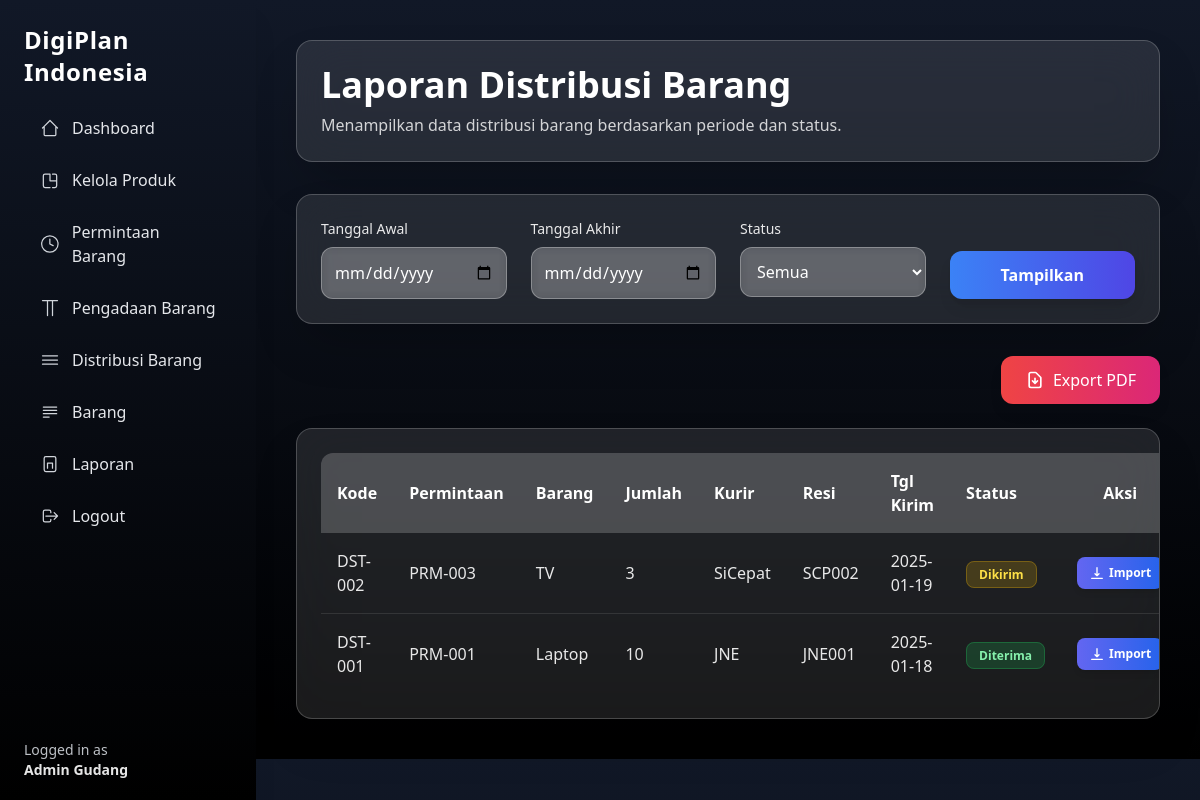
The page /admin/reports/distribution.php (signed in) on the database as committed earlier.
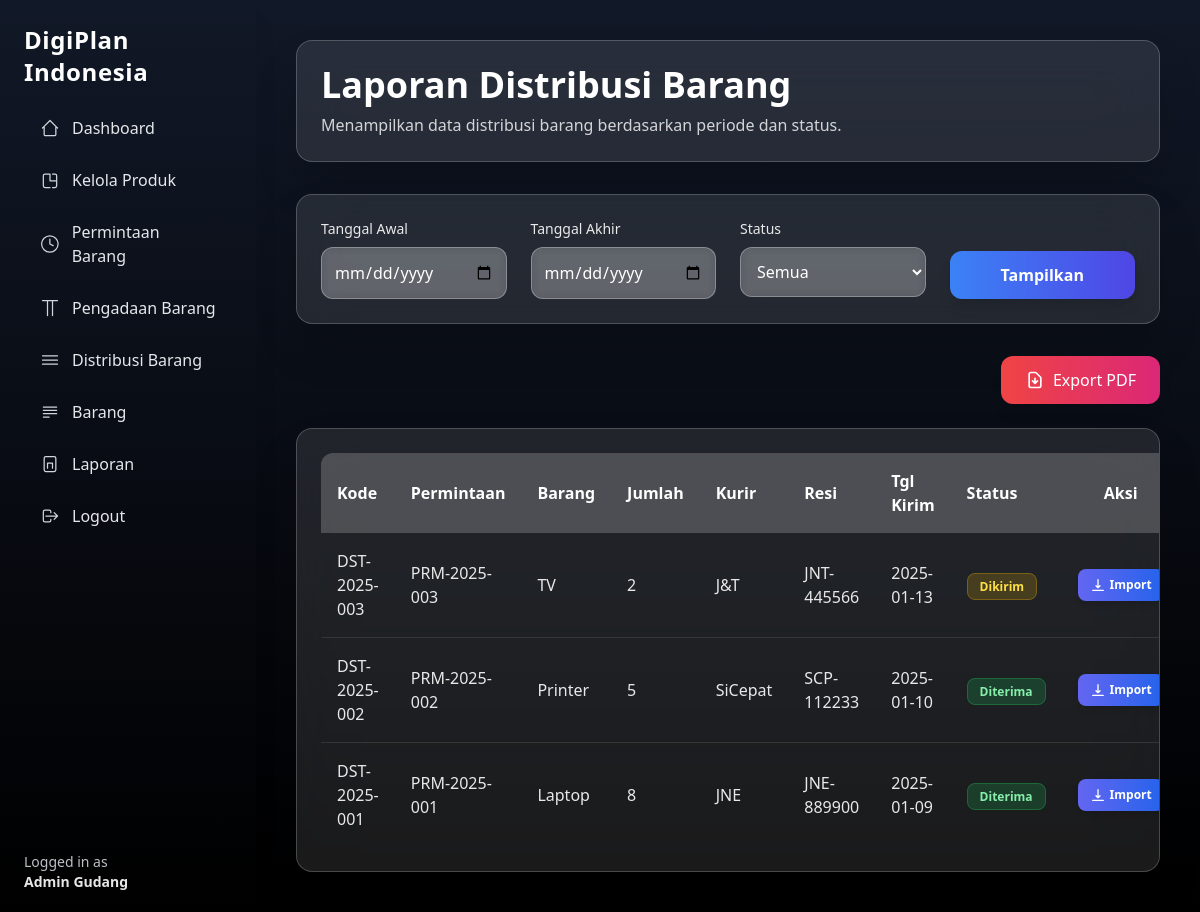
The same page on the database as committed later.
### tables this page shows
CREATE TABLE distribusi_barang (
  id INT AUTO_INCREMENT PRIMARY KEY,
  kode_distribusi VARCHAR(50) UNIQUE,
  pengadaan_id INT,
  permintaan_id INT,
  admin_id INT,
  alamat_pengiriman VARCHAR(255),
  kurir VARCHAR(100),
  no_resi VARCHAR(100),
  tanggal_kirim DATE,
  tanggal_terima DATE,
  status_distribusi ENUM('siap_dikirim','dikirim','diterima','dibatalkan'),
  created_at TIMESTAMP DEFAULT CURRENT_TIMESTAMP,
  deleted_at DATETIME DEFAULT NULL,
  FOREIGN KEY (pengadaan_id) REFERENCES pengadaan_barang(id),
  FOREIGN KEY (permintaan_id) REFERENCES permintaan_barang(id),
  FOREIGN KEY (admin_id) REFERENCES users(id)
);

CREATE TABLE permintaan_barang (
  id INT AUTO_INCREMENT PRIMARY KEY,
  kode_permintaan VARCHAR(50) UNIQUE,
  user_id INT,
  nama_barang VARCHAR(100),
  merk VARCHAR(100),
  warna VARCHAR(100),
  jumlah INT,
  status ENUM(
    'diajukan','ditolak','dibatalkan',
    'disetujui','dalam_pengadaan',
    'siap_distribusi','selesai'
  ),
  admin_id INT,
  tanggal_verifikasi DATETIME,
  catatan_admin TEXT,
  created_at TIMESTAMP DEFAULT CURRENT_TIMESTAMP,
  deleted_at DATETIME DEFAULT NULL,
  FOREIGN KEY (user_id) REFERENCES users(id),
  FOREIGN KEY (admin_id) REFERENCES users(id)
);

### admin/reports/distribution.php (the view, shortened to what the changed rows need)
<?php
require '../../include/conn.php';
$where = "WHERE 1=1";
$query = "
SELECT d.*,
       pm.kode_permintaan,
       pm.nama_barang,
       pm.jumlah
FROM distribusi_barang d
JOIN permintaan_barang pm ON d.permintaan_id = pm.id
$where
ORDER BY d.tanggal_kirim DESC
";
$result = mysqli_query($conn, $query);
?>
<!DOCTYPE html>
<html lang="id">
<head>
  <script src="https://cdn.tailwindcss.com"></script>
</head>
<body class="bg-gradient-to-b from-gray-900 to-black text-white">
  <?php include '../../include/layouts/sidebar-admin.php'; ?>
  <main class="ml-64 p-10 flex-1">
    <div class="max-w-7xl mx-auto">
      <div class="backdrop-blur-xl bg-white/10 border border-white/20 p-6 rounded-2xl shadow-2xl mb-8">
        <h1 class="text-4xl font-bold text-white mb-2">Laporan Distribusi Barang</h1>
      </div>
      <div class="backdrop-blur-xl bg-white/10 border border-white/20 p-6 rounded-2xl shadow-2xl overflow-x-auto">
        <table class="w-full border-collapse rounded-xl overflow-hidden">
          <thead>
            <tr class="bg-white/20 text-white">
              <th class="p-4 text-left">Kode</th>
              <th class="p-4 text-left">Permintaan</th>
              <th class="p-4 text-left">Barang</th>
              <th class="p-4 text-left">Jumlah</th>
              <th class="p-4 text-left">Kurir</th>
              <th class="p-4 text-left">Resi</th>
              <th class="p-4 text-left">Tgl Kirim</th>
              <th class="p-4 text-left">Status</th>
              <th class="p-4 text-center">Aksi</th>
            </tr>
          </thead>
          <tbody class="divide-y divide-white/10">
            <?php while ($row = mysqli_fetch_assoc($result)): ?>
              <tr class="hover:bg-white/5 transition-colors duration-200">
                <td class="p-4 text-white/90 font-medium"><?= $row['kode_distribusi'] ?></td>
                <td class="p-4 text-white/90"><?= $row['kode_permintaan'] ?></td>
                <td class="p-4 text-white/90"><?= $row['nama_barang'] ?></td>
                <td class="p-4 text-white/90"><?= $row['jumlah'] ?></td>
                <td class="p-4 text-white/90"><?= $row['kurir'] ?></td>
                <td class="p-4 text-white/90"><?= $row['no_resi'] ?></td>
                <td class="p-4 text-white/90"><?= $row['tanggal_kirim'] ?></td>
                <td class="p-4">
                  <span class="px-3 py-1 rounded-lg text-xs font-semibold
<?= $row['status_distribusi'] == 'diterima'
                ? 'bg-green-500/20 text-green-300 border border-green-500/30'
                : ($row['status_distribusi'] == 'dibatalkan'
                  ? 'bg-red-500/20 text-red-300 border border-red-500/30'
                  : 'bg-yellow-500/20 text-yellow-300 border border-yellow-500/30')
?>">
                    <?= ucfirst($row['status_distribusi']) ?>
                  </span>
                </td>
                <td class="p-4 text-center">
                  <a href="../single-report-pdf/distribution.php?kode=<?= $row['kode_distribusi'] ?>"
                    target="_blank"
                    class="inline-flex items-center px-3 py-2 bg-gradient-to-r from-indigo-500 to-blue-600
            hover:from-indigo-600 hover:to-blue-700 text-white text-xs font-semibold
            rounded-lg shadow-md transform hover:scale-105 transition-all duration-200">
                    <svg class="w-4 h-4 mr-1" fill="none" stroke="currentColor" viewBox="0 0 24 24">
                      <path stroke-linecap="round" stroke-linejoin="round" stroke-width="2"
                        d="M12 4v12m0 0l-3-3m3 3l3-3m5 7H4" />
                    </svg>
                    Import
                  </a>
                </td>
              </tr>
            <?php endwhile; ?>
          </tbody>
        </table>
      </div>
    </div>
  </main>
</body>
</html>

Rows that differ between the two databases and show on the page:
added distribusi_barang: kode_distribusi "DST-2025-003", permintaan.kode_permintaan "PRM-2025-003", permintaan.nama_barang "TV", permintaan.jumlah "2", kurir "J&T", no_resi "JNT-445566", tanggal_kirim "2025-01-13", status_distribusi "Dikirim"
changed distribusi_barang "SiCepat": kode_distribusi "DST-002" → "DST-2025-002"; permintaan.kode_permintaan "PRM-003" → "PRM-2025-002"; permintaan.nama_barang "TV" → "Printer"; permintaan.jumlah "3" → "5"; no_resi "SCP002" → "SCP-112233"; tanggal_kirim "2025-01-19" → "2025-01-10"; status_distribusi "Dikirim" → "Diterima"
changed distribusi_barang "JNE": kode_distribusi "DST-001" → "DST-2025-001"; permintaan.kode_permintaan "PRM-001" → "PRM-2025-001"; permintaan.jumlah "10" → "8"; no_resi "JNE001" → "JNE-889900"; tanggal_kirim "2025-01-18" → "2025-01-09"
